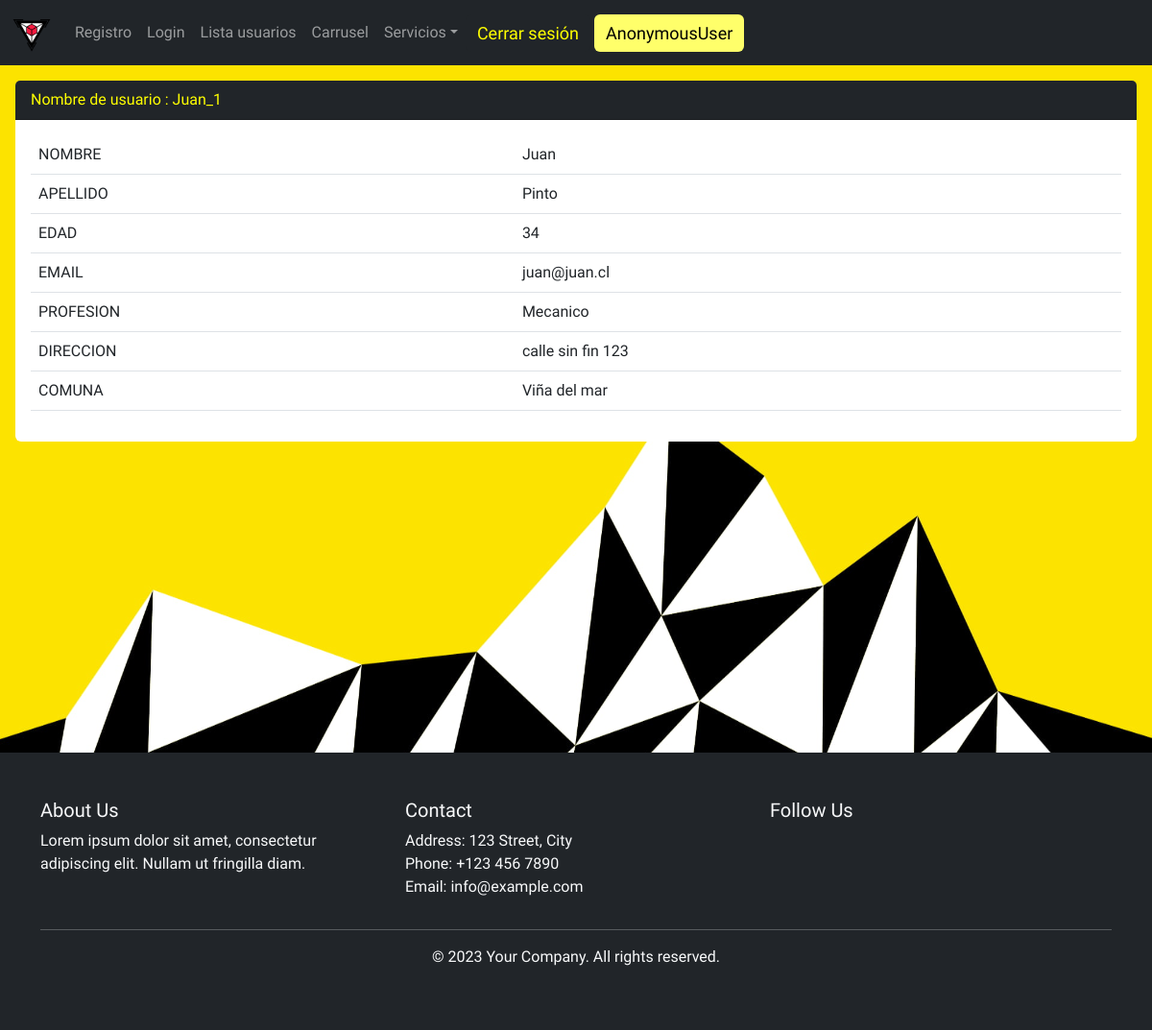
Screenshot of /ingresar-datos/2/ with the database file from the repository.
### app1/models.py (models this page shows, shortened)
class PerfilDeUsuario(models.Model):
    user = models.OneToOneField(User, on_delete=models.CASCADE)
    edad = models.IntegerField()
    profesion = models.CharField(max_length=100)
    direccion = models.CharField(max_length=100)
    comuna = models.CharField(max_length=100)

### app1/views.py (the view)
# urls.py: path("ingresar-datos/<int:user_id>/", ingresar_datos_view, name="ingresar-datos"),
def ingresar_datos_view(request, user_id):
        usuario = PerfilDeUsuario.objects.get(user_id=user_id)
        context = {'usuario' : usuario}
        return render(request, 'perfil_usuario.html', context)

### app1/templates/perfil_usuario.html
{% extends 'base.html' %}
{% block contenido %}
<div class="card my-3 mx-3">
    <div class="card-header">
Nombre de usuario : {{usuario.user.username}}
    </div>
    <div class="card-body">
<table class="table">
<tbody>
<tr>
    <td>NOMBRE</td>
    <td>{{usuario.user.first_name}}</td>
</tr>
<tr>
    <td>APELLIDO</td>
    <td>{{usuario.user.last_name}}</td>
</tr>
<tr>
    <td>EDAD</td>
    <td>{{usuario.edad}}</td>
</tr>
<tr>
    <td>EMAIL</td>
    <td>{{usuario.user.email}}</td>
</tr>
<tr>
    <td>PROFESION</td>
    <td>{{usuario.profesion}}</td>
</tr>
<tr>
    <td>DIRECCION</td>
    <td>{{usuario.direccion}}</td>
</tr>
<tr>
    <td>COMUNA</td>
    <td>{{usuario.comuna}}</td>
</tr>
</tbody>
</table>
    </div>
</div>
{% endblock %}

### rows the page displays
PerfilDeUsuario: user.username "Juan_1", user.first_name "Juan", user.last_name "Pinto", edad "34", user.email "juan@juan.cl", profesion "Mecanico", direccion "calle sin fin 123", comuna "Viña del mar"

### other values shown
{{ user }} "AnonymousUser"
